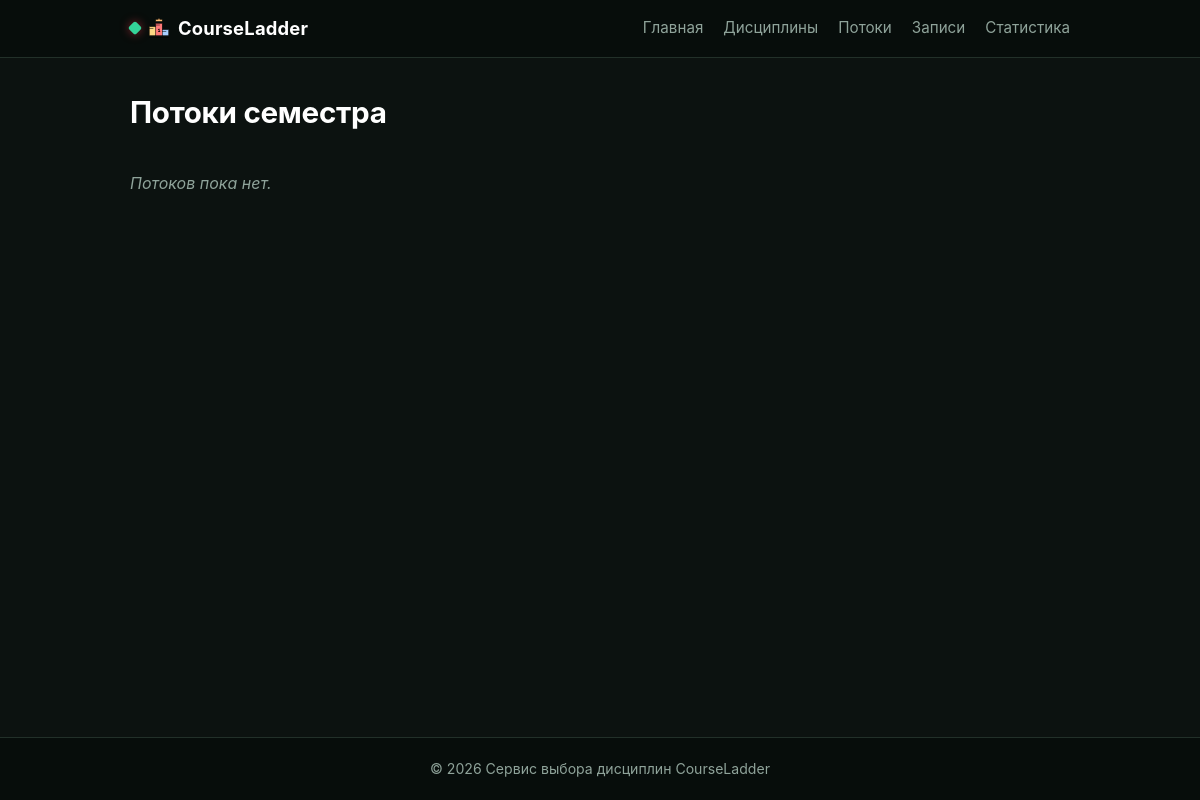
/offerings/?page=2, run on an earlier commit of the app's database.
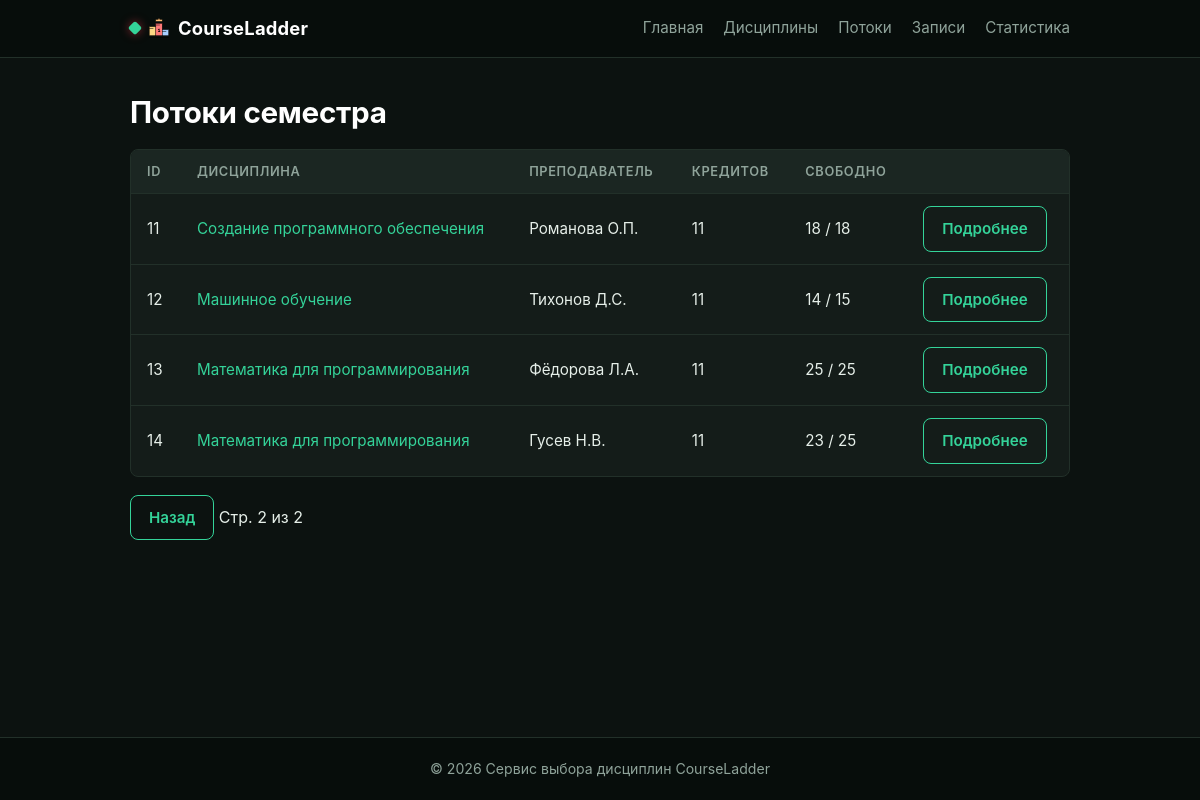
And on a later commit of the database.
### offerings/models.py (models this page shows, shortened)
class Offering(models.Model):
    discipline = models.ForeignKey(
        Discipline, on_delete=models.CASCADE, related_name="offerings"
    )
    teacher = models.CharField(max_length=150, verbose_name="Преподаватель")
    total_seats = models.PositiveIntegerField(default=30, verbose_name="Всего мест")
    taken_seats = models.PositiveIntegerField(default=0, verbose_name="Занято мест")
    @property
    def free_seats(self):
        active_taken = self.enrollments.filter(status='ACTIVE').count()
        return self.total_seats - active_taken

### catalog/models.py (models this page shows, shortened)
class Discipline(models.Model):
    name = models.CharField(max_length=200, verbose_name="Название")
    slug = models.SlugField(unique=True, blank=True)
    credits = models.PositiveIntegerField(verbose_name="Кредиты")

### offerings/views.py (the view)
# urls.py: path("", views.offering_list, name="offering_list"),
def offering_list(request):
    offerings = Offering.objects.select_related("discipline").annotate(
        calculated_seats=F("total_seats") - F("taken_seats")
    )
    query = request.GET.get("q", "").strip()
    if query:
        offerings = offerings.filter(
            Q(discipline__name__icontains=query) |
            Q(teacher__icontains=query)
        )
    offerings = offerings.order_by("id")
    paginator = Paginator(offerings, 10)
    page_obj = paginator.get_page(request.GET.get("page"))
    context = {
        "page_obj": page_obj,
        "query": query
    }
    return render(request, "offerings/offering_list.html", context)

### enrollments/models.py (called while the page is built)
    def active(self):
        return self.filter(status=Enrollment.Status.ACTIVE)

    def get_queryset(self):
        return EnrollmentQuerySet(self.model, using=self._db)

    def active(self):
        return self.get_queryset().active()

### homepage/context_processors.py (called while the page is built)
def global_stats(request):
    return {
        'total_active_enrollments': Enrollment.objects.active().count()
    }

### templates/offerings/offering_list.html (shortened to what this page needs)
{% extends "base.html" %}
{% block content %}
<h1>Потоки семестра</h1>
{% if page_obj %}
    <table class="table">
        <thead>
            <tr>
                <th>ID</th>
                <th>Дисциплина</th>
                <th>Преподаватель</th>
                <th>Кредитов</th>
                <th>Свободно</th>
                <th></th>
            </tr>
        </thead>
        <tbody>
            {% for o in page_obj %}
                <tr>
                    <td>{{ o.id }}</td>
                    <td>
                        <a href="{% url 'catalog:discipline_detail' o.discipline.slug %}">
                            {{ o.discipline.name }}
                        </a>
                    </td>
                    <td>{{ o.teacher }}</td>
                    <td>{{ o.discipline.credits }}</td>
                    <td>{{ o.free_seats }} / {{ o.total_seats }}</td>
                    <td>
                        <a class="btn btn-sm btn-outline" href="{% url 'offerings:offering_detail' o.id %}">
                            Подробнее
                        </a>
                    </td>
                </tr>
            {% endfor %}
        </tbody>
    </table>
    <div class="pagination">
        {% if page_obj.has_previous %}
            <a class="btn btn-outline" href="?page={{ page_obj.previous_page_number }}{% if query %}&q={{ query }}{% endif %}">Назад</a>
        {% endif %}
        <span>Стр. {{ page_obj.number }} из {{ page_obj.paginator.num_pages }}</span>
    </div>
{% else %}
    <p class="empty">Потоков пока нет.</p>
{% endif %}
{% endblock %}

What changed in the data, as far as the page shows it:
added Offering: id "11", discipline.name "Создание программного обеспечения", teacher "Романова О.П.", discipline.credits "11", free_seats "18", total_seats "18"
added Offering: id "12", discipline.name "Машинное обучение", teacher "Тихонов Д.С.", discipline.credits "11", free_seats "14", total_seats "15"
added Offering: id "13", discipline.name "Математика для программирования", teacher "Фёдорова Л.А.", discipline.credits "11", free_seats "25", total_seats "25"
added Offering: id "14", discipline.name "Математика для программирования", teacher "Гусев Н.В.", discipline.credits "11", free_seats "23", total_seats "25"
Also different on the page:
{{ page_obj.number }}: (not shown) → "2"
{{ page_obj.paginator.num_pages }}: (not shown) → "2"
text no longer shown: "Потоков пока нет."
text now shown: "ID ДИСЦИПЛИНА ПРЕПОДАВАТЕЛЬ КРЕДИТОВ СВОБОДНО Назад Стр. из"
